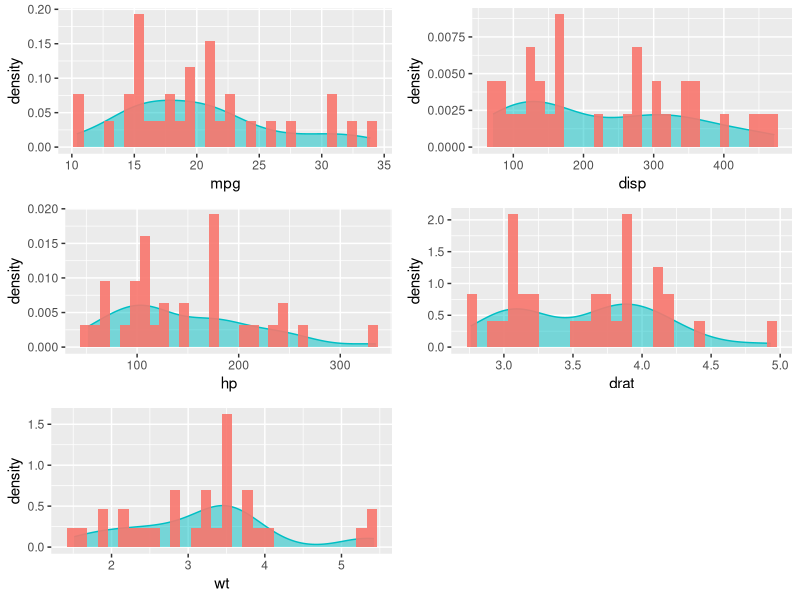
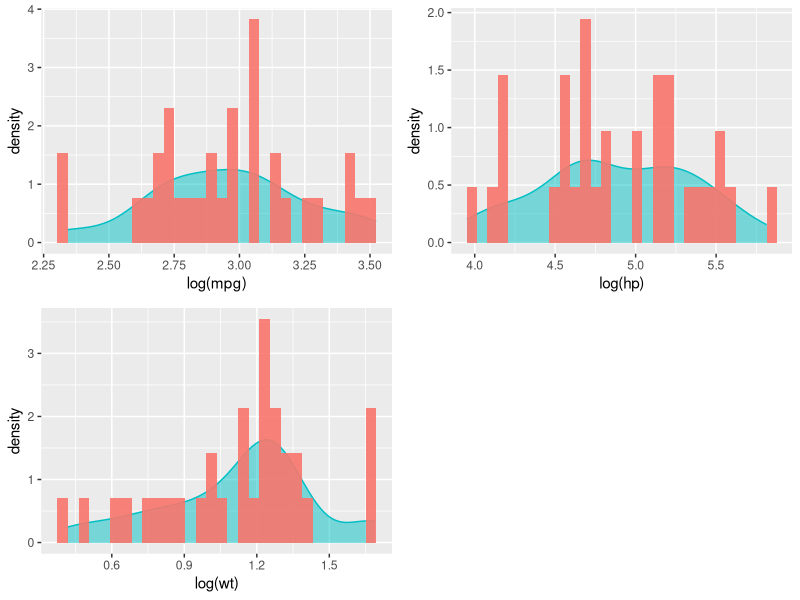
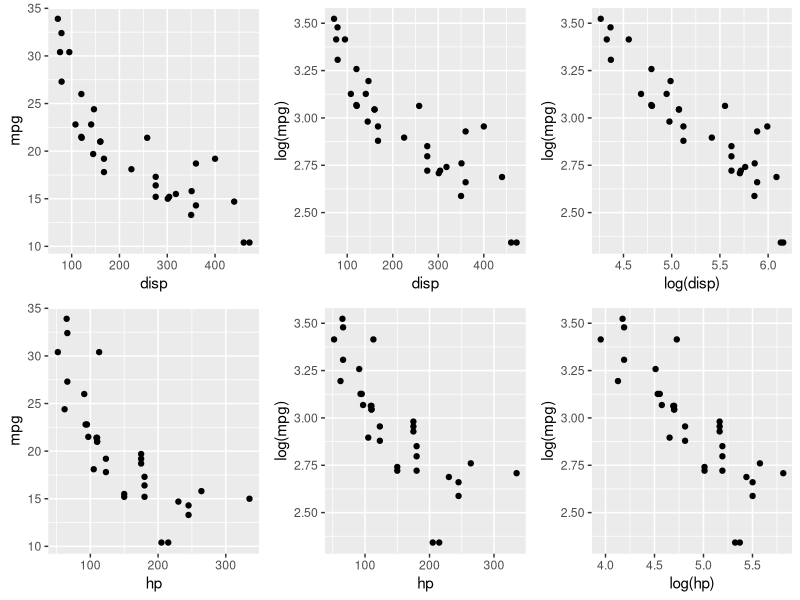
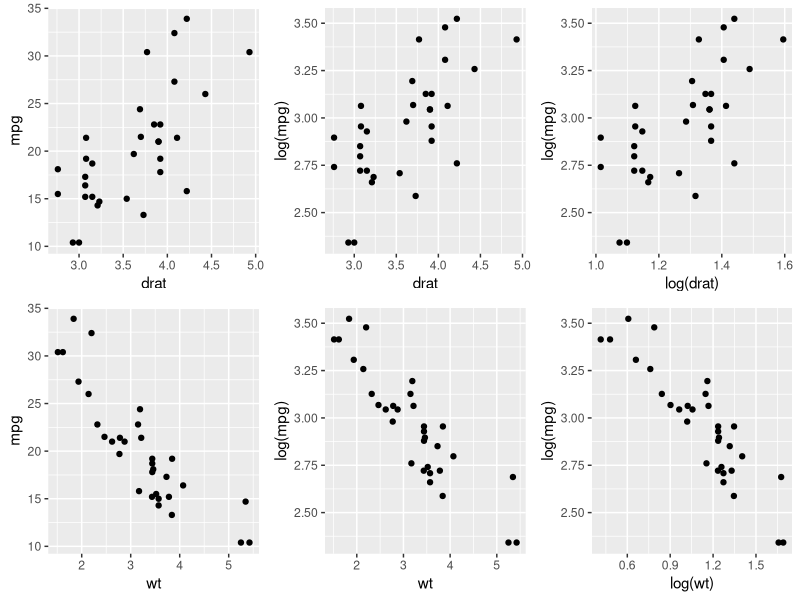
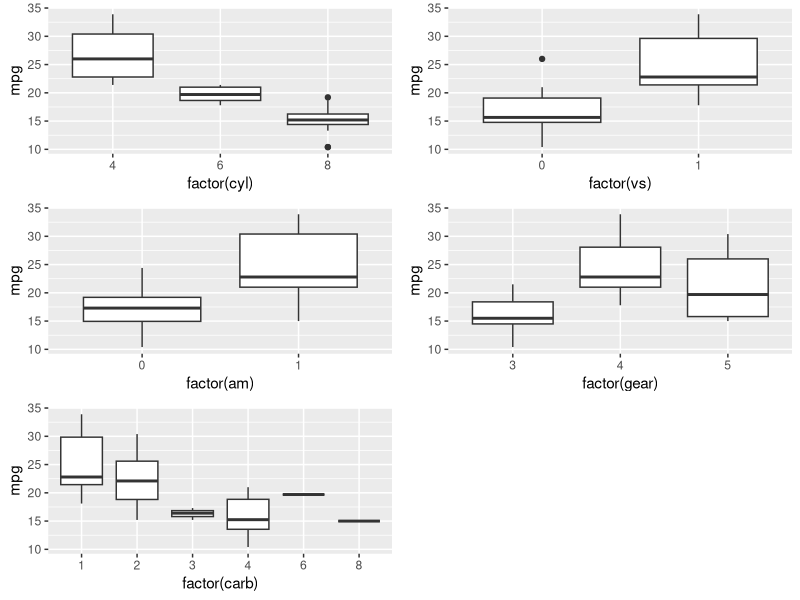

Here is the R script that generated these plots, in order:
## ---- chunk 1
str(mtcars)
## ---- chunk 2
mtcars$am <- factor(mtcars$am)
rownames(mtcars)
## ---- chunk 3
library(ggplot2)
library(gridExtra)

plot_1 <- ggplot(mtcars, aes(x = mpg, fill  = I("#F8766D"))) +
                geom_density(fill = I("#00BFC4"), col = "#00BFC4", alpha = 0.5) +
                geom_histogram(aes(y = ..density..), alpha = 0.9)

plot_2 <- ggplot(mtcars, aes(x = disp, fill  = I("#F8766D"))) +
                geom_density(fill = I("#00BFC4"), col = "#00BFC4", alpha = 0.5) +
                geom_histogram(aes(y = ..density..), alpha = 0.9)

plot_3 <- ggplot(mtcars, aes(x = hp, fill  = I("#F8766D"))) +
                geom_density(fill = I("#00BFC4"), col = "#00BFC4", alpha = 0.5) +
                geom_histogram(aes(y = ..density..), alpha = 0.9)

plot_4 <- ggplot(mtcars, aes(x = drat, fill  = I("#F8766D"))) +
                geom_density(fill = I("#00BFC4"), col = "#00BFC4", alpha = 0.5) +
                geom_histogram(aes(y = ..density..), alpha = 0.9)

plot_5 <- ggplot(mtcars, aes(x = wt, fill  = I("#F8766D"))) +
                geom_density(fill = I("#00BFC4"), col = "#00BFC4", alpha = 0.5) +
                geom_histogram(aes(y = ..density..), alpha = 0.9)

grid.arrange(plot_1, plot_2, plot_3, plot_4, plot_5, ncol = 2)
## ---- chunk 4
plot_6 <- ggplot(mtcars, aes(x = log(mpg), fill  = I("#F8766D"))) +
                geom_density(fill = I("#00BFC4"), col = "#00BFC4", alpha = 0.5) +
                geom_histogram(aes(y = ..density..), alpha = 0.9)

plot_7 <- ggplot(mtcars, aes(x = log(hp), fill  = I("#F8766D"))) +
                geom_density(fill = I("#00BFC4"), col = "#00BFC4", alpha = 0.5) +
                geom_histogram(aes(y = ..density..), alpha = 0.9)

plot_8 <- ggplot(mtcars, aes(x = log(wt), fill  = I("#F8766D"))) +
                geom_density(fill = I("#00BFC4"), col = "#00BFC4", alpha = 0.5) +
                geom_histogram(aes(y = ..density..), alpha = 0.9)

grid.arrange(plot_6, plot_7, plot_8, ncol = 2)
## ---- chunk 5
plot_9 <- ggplot(mtcars, aes(x = disp, y = mpg)) +
                geom_point()
plot_10 <- ggplot(mtcars, aes(x = disp, y = log(mpg))) +
                geom_point()
plot_11 <- ggplot(mtcars, aes(x = log(disp), y = log(mpg))) +
                geom_point()
plot_12 <- ggplot(mtcars, aes(x = hp, y = mpg)) +
                geom_point()
plot_13 <- ggplot(mtcars, aes(x = hp, y = log(mpg))) +
                geom_point()
plot_14 <- ggplot(mtcars, aes(x = log(hp), y = log(mpg))) +
                geom_point()
grid.arrange(plot_9, plot_10, plot_11, plot_12, plot_13, plot_14, ncol = 3)
## ---- chunk 6
plot_15 <- ggplot(mtcars, aes(x = drat, y = mpg)) +
                geom_point()
plot_16 <- ggplot(mtcars, aes(x = drat, y = log(mpg))) +
                geom_point()
plot_17 <- ggplot(mtcars, aes(x = log(drat), y = log(mpg))) +
                geom_point()
plot_18 <- ggplot(mtcars, aes(x = wt, y = mpg)) +
                geom_point()
plot_19 <- ggplot(mtcars, aes(x = wt, y = log(mpg))) +
                geom_point()
plot_20 <- ggplot(mtcars, aes(x = log(wt), y = log(mpg))) +
                geom_point()
grid.arrange(plot_15, plot_16, plot_17, plot_18, plot_19, plot_20, ncol = 3)
## ---- chunk 7
plot_30 <- ggplot(mtcars, aes(x = factor(cyl), y = mpg)) +
                geom_boxplot()
plot_31 <- ggplot(mtcars, aes(x = factor(vs), y = mpg)) +
                geom_boxplot()
plot_32 <- ggplot(mtcars, aes(x = factor(am), y = mpg)) +
                geom_boxplot()
plot_33 <- ggplot(mtcars, aes(x = factor(gear), y = mpg)) +
                geom_boxplot()
plot_34 <- ggplot(mtcars, aes(x = factor(carb), y = mpg)) +
                geom_boxplot()
grid.arrange(plot_30, plot_31, plot_32, plot_33, plot_34, ncol = 2)
